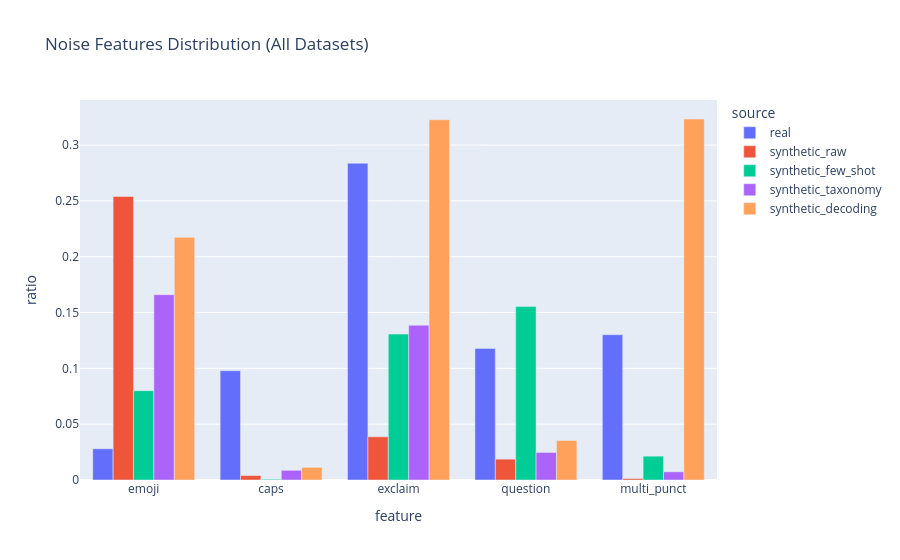

Here is the notebook cell this chart was saved with:
### Code cell
rows = []

for name, stats in noise_results.items():
    for k, v in stats.items():
        rows.append({
            "source": name,
            "feature": k,
            "ratio": v
        })

noise_df = pd.DataFrame(rows)

fig = px.bar(
    noise_df,
    x="feature",
    y="ratio",
    color="source",
    barmode="group",
    title="Noise Features Distribution (All Datasets)"
)
fig.show()

### Figure 1 — Plotly figure (JSON) as saved in the notebook; plotly's stock layout.template omitted (floating-point values rounded to 4 significant figures)
{"data": [{"alignmentgroup": "True", "hovertemplate": "source=real<br>feature=%{x}<br>ratio=%{y}<extra></extra>", "legendgroup": "real", "marker": {"color": "#636efa", "pattern": {"shape": ""}}, "name": "real", "offsetgroup": "real", "orientation": "v", "showlegend": true, "textposition": "auto", "type": "bar", "x": ["emoji", "caps", "exclaim", "question", "multi_punct"], "xaxis": "x", "y": [0.02796, 0.09787, 0.2837, 0.1179, 0.1301], "yaxis": "y"}, {"alignmentgroup": "True", "hovertemplate": "source=synthetic_raw<br>feature=%{x}<br>ratio=%{y}<extra></extra>", "legendgroup": "synthetic_raw", "marker": {"color": "#EF553B", "pattern": {"shape": ""}}, "name": "synthetic_raw", "offsetgroup": "synthetic_raw", "orientation": "v", "showlegend": true, "textposition": "auto", "type": "bar", "x": ["emoji", "caps", "exclaim", "question", "multi_punct"], "xaxis": "x", "y": [0.254, 0.004, 0.03867, 0.01867, 0.001333], "yaxis": "y"}, {"alignmentgroup": "True", "hovertemplate": "source=synthetic_few_shot<br>feature=%{x}<br>ratio=%{y}<extra></extra>", "legendgroup": "synthetic_few_shot", "marker": {"color": "#00cc96", "pattern": {"shape": ""}}, "name": "synthetic_few_shot", "offsetgroup": "synthetic_few_shot", "orientation": "v", "showlegend": true, "textposition": "auto", "type": "bar", "x": ["emoji", "caps", "exclaim", "question", "multi_punct"], "xaxis": "x", "y": [0.08, 0.0006667, 0.1307, 0.1553, 0.02133], "yaxis": "y"}, {"alignmentgroup": "True", "hovertemplate": "source=synthetic_taxonomy<br>feature=%{x}<br>ratio=%{y}<extra></extra>", "legendgroup": "synthetic_taxonomy", "marker": {"color": "#ab63fa", "pattern": {"shape": ""}}, "name": "synthetic_taxonomy", "offsetgroup": "synthetic_taxonomy", "orientation": "v", "showlegend": true, "textposition": "auto", "type": "bar", "x": ["emoji", "caps", "exclaim", "question", "multi_punct"], "xaxis": "x", "y": [0.166, 0.008667, 0.1387, 0.02467, 0.007333], "yaxis": "y"}, {"alignmentgroup": "True", "hovertemplate": "source=synthetic_decoding<br>feature=%{x}<br>ratio=%{y}<extra></extra>", "legendgroup": "synthetic_decoding", "marker": {"color": "#FFA15A", "pattern": {"shape": ""}}, "name": "synthetic_decoding", "offsetgroup": "synthetic_decoding", "orientation": "v", "showlegend": true, "textposition": "auto", "type": "bar", "x": ["emoji", "caps", "exclaim", "question", "multi_punct"], "xaxis": "x", "y": [0.2173, 0.01133, 0.3227, 0.03533, 0.3233], "yaxis": "y"}], "layout": {"barmode": "group", "legend": {"title": {"text": "source"}, "tracegroupgap": 0}, "title": {"text": "Noise Features Distribution (All Datasets)"}, "xaxis": {"anchor": "y", "domain": [0, 1], "title": {"text": "feature"}}, "yaxis": {"anchor": "x", "domain": [0, 1], "title": {"text": "ratio"}}}}
